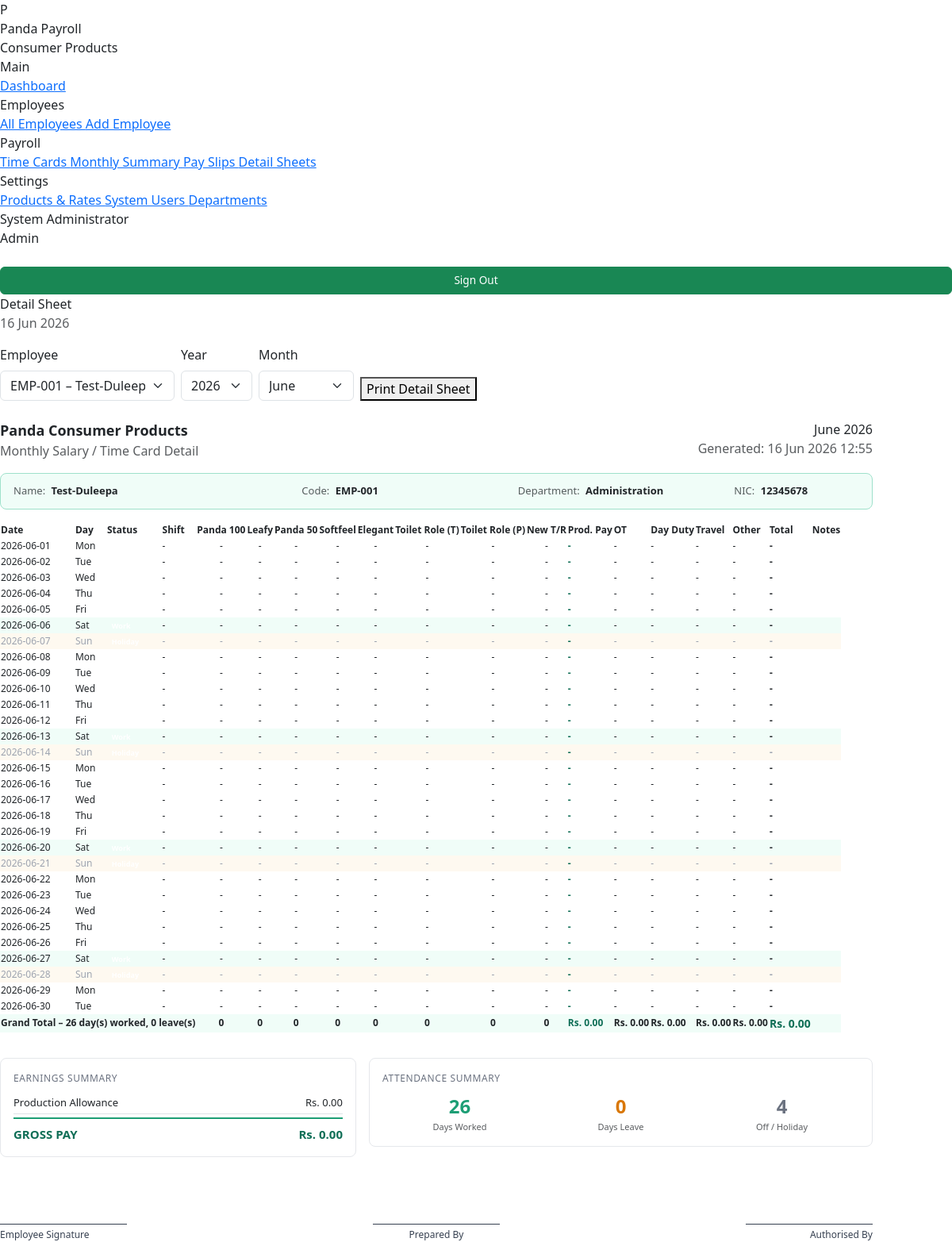
Screenshot of /modules/reports/detail_sheet.php (signed in) with the database file from the repository.
### tables this page shows
CREATE TABLE `employees` (
  `id` int(10) UNSIGNED NOT NULL,
  `emp_code` varchar(20) NOT NULL,
  `full_name` varchar(150) NOT NULL,
  `nic` varchar(20) NOT NULL,
  `gender` enum('male','female','other') NOT NULL,
  `date_of_birth` date NOT NULL,
  `join_date` date NOT NULL,
  `department_id` int(10) UNSIGNED NOT NULL,
  `designation` varchar(100) NOT NULL,
  `phone` varchar(20) NOT NULL,
  `email` varchar(150) DEFAULT NULL,
  `address` text NOT NULL,
  `bank_name` varchar(100) DEFAULT NULL,
  `bank_branch` varchar(100) DEFAULT NULL,
  `account_number` varchar(50) DEFAULT NULL,
  `emergency_name` varchar(150) DEFAULT NULL,
  `emergency_phone` varchar(20) DEFAULT NULL,
  `emergency_relation` varchar(60) DEFAULT NULL,
  `photo` varchar(255) DEFAULT NULL,
  `is_active` tinyint(1) NOT NULL DEFAULT 1,
  `created_by` int(10) UNSIGNED NOT NULL,
  `created_at` datetime NOT NULL DEFAULT current_timestamp(),
  `updated_at` datetime NOT NULL DEFAULT current_timestamp() ON UPDATE current_timestamp()
);

CREATE TABLE `departments` (
  `id` int(10) UNSIGNED NOT NULL,
  `name` varchar(100) NOT NULL,
  `created_at` datetime NOT NULL DEFAULT current_timestamp()
);

CREATE TABLE `products` (
  `id` int(10) UNSIGNED NOT NULL,
  `name` varchar(100) NOT NULL,
  `target_weekday` smallint(5) UNSIGNED NOT NULL DEFAULT 65,
  `target_saturday` smallint(5) UNSIGNED NOT NULL DEFAULT 33,
  `rate_above` decimal(8,2) NOT NULL DEFAULT 40.00,
  `rate_below` decimal(8,2) NOT NULL DEFAULT 15.00,
  `sort_order` tinyint(3) UNSIGNED NOT NULL DEFAULT 0,
  `is_active` tinyint(1) NOT NULL DEFAULT 1,
  `created_at` datetime NOT NULL DEFAULT current_timestamp(),
  `updated_at` datetime NOT NULL DEFAULT current_timestamp() ON UPDATE current_timestamp()
);

### modules/reports/detail_sheet.php (the view, shortened to what the rows shown need)
<?php
$db     = Database::getInstance();
$engine = new PayrollEngine();
$empId = getInt('emp');
$year  = getInt('year',  (int) date('Y'));
$month = getInt('month', (int) date('m'));
$employees = $db->fetchAll(
    'SELECT id, emp_code, full_name FROM employees WHERE is_active = 1 ORDER BY emp_code'
);
if ($empId === 0 && !empty($employees)) {
    $empId = (int) $employees[0]['id'];
}
$emp = $empId
    ? $db->fetchOne(
        'SELECT e.*, d.name AS dept_name
           FROM employees e
           JOIN departments d ON d.id = e.department_id
          WHERE e.id = ?', [$empId])
    : null;
$detail   = ($emp) ? $engine->buildMonthlyDetail($empId, $year, $month) : null;
$products = $detail['products'] ?? [];
$s        = $detail['summary'] ?? null;
require ROOT_PATH . '/templates/layout.php';
?>
<div class="d-flex gap-2 mb-4 no-print flex-wrap align-items-end">
    <div class="field-group">
        <label class="form-label">Year</label>
        <select class="form-select" style="width:90px"
                onchange="location.href='?emp=<?= $empId ?>&year='+this.value+'&month=<?= $month ?>'">
            <?php for ($y = (int)date('Y'); $y >= 2023; $y--): ?>
                <option value="<?= $y ?>" <?= $y === $year ? 'selected' : '' ?>><?= $y ?></option>
            <?php endfor; ?>
        </select>
    </div>
    <div class="field-group">
        <label class="form-label">Month</label>
        <select class="form-select" style="width:120px"
                onchange="location.href='?emp=<?= $empId ?>&year=<?= $year ?>&month='+this.value">
            <?php for ($m = 1; $m <= 12; $m++): ?>
                <option value="<?= $m ?>" <?= $m === $month ? 'selected' : '' ?>><?= monthName($m) ?></option>
            <?php endfor; ?>
        </select>
    </div>
</div>
<?php if ($emp && $detail): ?>
<div class="detail-sheet-wrap" style="max-width:1100px">
    <div class="d-flex justify-content-between align-items-start mb-3">
        <div>
            <div style="font-size:18px;font-weight:700;color:var(--pp-green-dark)">
                Panda Consumer Products
            </div>
            <div class="text-muted fs-12">Monthly Salary / Time Card Detail</div>
        </div>
        <div class="text-end fs-12">
            <div class="fw-600"><?= monthName($month) ?> <?= $year ?></div>
            <div class="text-muted">Generated: <?= date('d M Y H:i') ?></div>
        </div>
    </div>
    <div style="background:#f0fdf8;border:1px solid #9FE1CB;border-radius:8px;
                padding:12px 16px;font-size:13px;margin-bottom:16px">
        <div class="row">
            <div class="col-md-4">
                <span class="text-muted">Name:</span>
                <strong class="ms-1"><?= sanitize($emp['full_name']) ?></strong>
            </div>
            <div class="col-md-3">
                <span class="text-muted">Code:</span>
                <strong class="ms-1"><?= sanitize($emp['emp_code']) ?></strong>
            </div>
            <div class="col-md-3">
                <span class="text-muted">Department:</span>
                <strong class="ms-1"><?= sanitize($emp['dept_name']) ?></strong>
            </div>
            <div class="col-md-2">
                <span class="text-muted">NIC:</span>
                <strong class="ms-1"><?= sanitize($emp['nic']) ?></strong>
            </div>
        </div>
    </div>
    <div class="table-responsive">
        <table class="pp-table" style="font-size:12px">
            <thead>
                <tr>
                    <th>Date</th>
                    <th>Day</th>
                    <th>Status</th>
                    <th>Shift</th>
                    <?php foreach ($products as $p): ?>
                        <th><?= sanitize($p['name']) ?></th>
                    <?php endforeach; ?>
                    <th>Prod. Pay</th>
                    <th class="col-ot">OT</th>
                    <th>Day Duty</th>
                    <th class="col-travel">Travel</th>
                    <th class="col-other">Other</th>
                    <th>Total</th>
                    <th class="col-notes">Notes</th>
                </tr>
            </thead>
            <tbody>
            <?php foreach ($detail['days'] as $row): ?>
                <?php
                $rowStyle = '';
                if ($row['is_sunday'])  $rowStyle = 'background:#fef9f0;color:#9ca3af';
                elseif ($row['is_saturday']) $rowStyle = 'background:#f0fdf8';
                elseif ($row['status'] === 'leave') $rowStyle = 'background:#fff7ed;color:#92400e';
                elseif ($row['status'] === 'off')   $rowStyle = 'background:#f9fafb;color:#d1d5db';
                ?>
                <tr style="<?= $rowStyle ?>">
                    <td style="white-space:nowrap"><?= $row['date'] ?></td>
                    <td><?= $row['day_name'] ?></td>
                    <td>
                        <span class="badge rounded-pill badge-<?= $row['status'] ?>">
                        </span>
                    </td>
                    <td style="white-space:nowrap"><?= sanitize($row['shift']) ?: '-' ?></td>
                    <?php foreach ($products as $p): ?>
                        <td class="text-center">
                            <?= ($row['quantities'][$p['id']] ?? 0) > 0 ? $row['quantities'][$p['id']] : '-' ?>
                        </td>
                    <?php endforeach; ?>
                    <td style="color:#0F6E56;font-weight:600">
                        <?= $row['production'] > 0 ? formatRs($row['production']) : '-' ?>
                    </td>
                    <td class="col-ot"><?= $row['ot']         > 0 ? formatRs($row['ot'])         : '-' ?></td>
                    <td><?= $row['day_duty']   > 0 ? formatRs($row['day_duty'])   : '-' ?></td>
                    <td class="col-travel"><?= $row['travelling'] > 0 ? formatRs($row['travelling']) : '-' ?></td>
                    <td class="col-other"><?= $row['other']      > 0 ? formatRs($row['other'])      : '-' ?></td>
                    <td style="font-weight:600">
                        <?= $row['gross'] > 0 ? formatRs($row['gross']) : '-' ?>
                    </td>
                    <td class="text-muted col-notes"><?= sanitize($row['notes']) ?></td>
                </tr>
            <?php endforeach; ?>
            </tbody>
            <tfoot>
                <tr style="background:#f0fdf8;font-weight:700">
                    <td colspan="4">Grand Total – <?= $s['days_worked'] ?> day(s) worked, <?= $s['days_leave'] ?> leave(s)</td>
                    <?php foreach ($products as $p): ?>
                        <td class="text-center"><?= $s['product_totals'][$p['id']] ?></td>
                    <?php endforeach; ?>
                    <td style="color:#0F6E56"><?= formatRs($s['total_production']) ?></td>
                    <td class="col-ot"><?= formatRs($s['total_ot']) ?></td>
                    <td><?= formatRs($s['total_day_duty']) ?></td>
                    <td class="col-travel"><?= formatRs($s['total_travelling']) ?></td>
                    <td class="col-other"><?= formatRs($s['total_other']) ?></td>
                    <td style="color:#0F6E56;font-size:14px"><?= formatRs($s['gross_pay']) ?></td>
                    <td class="col-notes"></td>
                </tr>
            </tfoot>
        </table>
    </div>
    <div class="row g-3 mt-3">
        <div class="col-md-5">
            <div style="border:1px solid #e5e7eb;border-radius:8px;padding:16px;font-size:13px">
                <div class="fw-600 mb-2" style="font-size:12px;text-transform:uppercase;
                     letter-spacing:.05em;color:#6b7280">Earnings Summary</div>
                <div class="d-flex justify-content-between py-1 border-bottom">
                    <span>Production Allowance</span>
                    <span class="fw-600"><?= formatRs($s['total_production']) ?></span>
                </div>
                <div class="d-flex justify-content-between pt-2 mt-1"
                     style="border-top:2px solid #1D9E75;font-size:15px;font-weight:700;color:#0F6E56">
                    <span>GROSS PAY</span>
                    <span><?= formatRs($s['gross_pay']) ?></span>
                </div>
            </div>
        </div>
        <div class="col-md-7">
            <div style="border:1px solid #e5e7eb;border-radius:8px;padding:16px;font-size:13px">
                <div class="fw-600 mb-2" style="font-size:12px;text-transform:uppercase;
                     letter-spacing:.05em;color:#6b7280">Attendance Summary</div>
                <div class="row g-2 text-center">
                    <div class="col-4">
                        <div style="font-size:24px;font-weight:700;color:#1D9E75"><?= $s['days_worked'] ?></div>
                        <div class="text-muted" style="font-size:11px">Days Worked</div>
                    </div>
                    <div class="col-4">
                        <div style="font-size:24px;font-weight:700;color:#d97706"><?= $s['days_leave'] ?></div>
                        <div class="text-muted" style="font-size:11px">Days Leave</div>
                    </div>
                    <div class="col-4">
                        <div style="font-size:24px;font-weight:700;color:#6b7280">
                            <?= daysInMonth($year, $month) - $s['days_worked'] - $s['days_leave'] ?>
                        </div>
                        <div class="text-muted" style="font-size:11px">Off / Holiday</div>
                    </div>
                </div>
            </div>
        </div>
    </div>
    <div class="mt-5 d-flex justify-content-between"
         style="font-size:12px;color:#9ca3af">
        <div>
            <div style="border-top:1px solid #374151;width:160px;padding-top:4px;
                        color:#374151;margin-top:36px">Employee Signature</div>
        </div>
        <div>
            <div style="border-top:1px solid #374151;width:160px;padding-top:4px;
                        color:#374151;margin-top:36px;text-align:center">Prepared By</div>
        </div>
        <div>
            <div style="border-top:1px solid #374151;width:160px;padding-top:4px;
                        color:#374151;margin-top:36px;text-align:right">Authorised By</div>
        </div>
    </div>
</div>
<?php endif; ?>
<?php require ROOT_PATH . '/templates/layout_footer.php'; ?>

### rows the page displays
employees: id "2026", id "June", full_name "Test-Duleepa", emp_code "EMP-001", department.name "Administration", nic "12345678"
products: name "Panda 100", id "0"
products: name "Leafy", id "0"
products: name "Panda 50", id "0"
products: name "Softfeel", id "0"
products: name "Elegant", id "0"
products: name "Toilet Role (T)", id "0"
products: name "Toilet Role (P)", id "0"
products: name "New T/R", id "0"

### other values shown
Auth::name() "System Administrator"
$roleLabel "Admin"
$pageTitle "Detail Sheet"
monthName($month) "June"
$year "2026"
$row['date'] "2026-06-01"
$row['day_name'] "Mon"
sanitize($row['shift']) ?: '-' "-"
$row['date'] "2026-06-02"
$row['day_name'] "Tue"
$row['date'] "2026-06-03"
$row['day_name'] "Wed"
$row['date'] "2026-06-04"
$row['day_name'] "Thu"
$row['date'] "2026-06-05"
